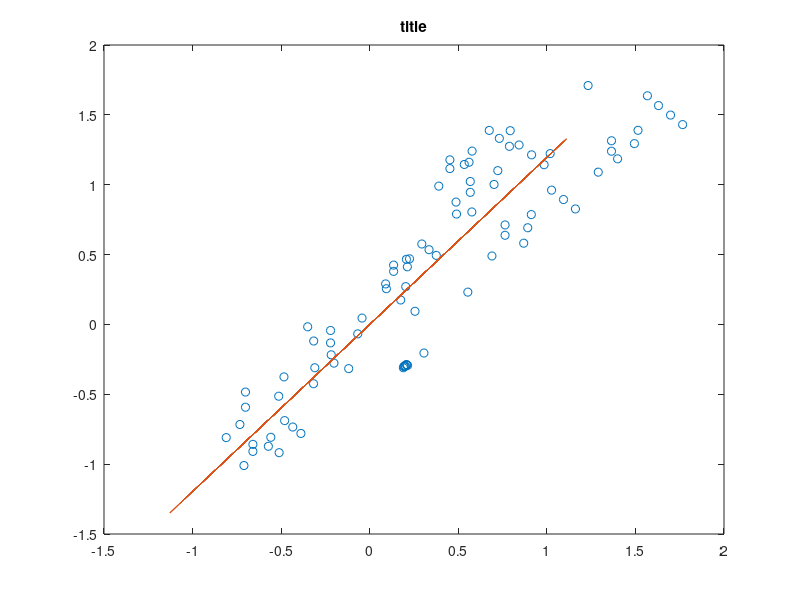

Recreate this plot in MATLAB. (Note: this script raises an error after producing the figure.)
% To reduce the computing time in ODE function, 
% the derivative of different parameters could be calculated here in advance.

close all
clc
clear all

x=1*[0.69,0.39,0.09,1.29,0.49,0.19,-0.81,-0.31,-0.71];
y=1*[0.49,0.99,0.29,1.09,0.79,-0.31,-0.81,-0.31,-1.01];
noisex=1*rand(size(x));
noisey=1*rand(size(y));
noisez=1*rand(size(x));
noisem=1*rand(size(x));
% the used datasets in the manuscript
x=[x,x+noisex,x+0.2*noisey,x+0.3*noisem,x+0.5*noisem,x+0.6*noisem,x+0.7*noisem,x+0.11*noisem,x+0.33*noisem,x+0.11*noisem];
y=[y,y+noisey,y+0.2*noisez,y+0.3*noisem,y+0.7*noisem,y+0.6*noisem,y+0.5*noisem,y+0.22*noisem,y+0.44*noisem,y+0.33*noisem];
data1=x-sum(x)/size(x,2);
data2=y-sum(y)/size(y,2);
% 
da_mean=[data1;data2];
c=(1/size(x,2))*da_mean*da_mean';
[c1,c2]=eig(c);
w=c1(:,2);
z=w'*da_mean;
f=w*z;
figure (100);
plot(x,y,'o');
hold on
plot(f(1,:),f(2,:))
title('title');

syms s x1 x2
w=[x1;x2];
da=[data1;data2];
ff=1*(w'*da*da'*w)/(w'*w);
%g(x(t),t)
ff1= diff(ff,x1);
ff2= diff(ff,x2);

g_cs=[ff1;ff2;]
%hessian matrix
% dotf =jacobian(g_cs,[x1,x2,x3,x4,x5,x6,x7]);
dotf=jacobian(g_cs,[x1,x2])

%dg/dt
dotg=diff(g_cs,s)

